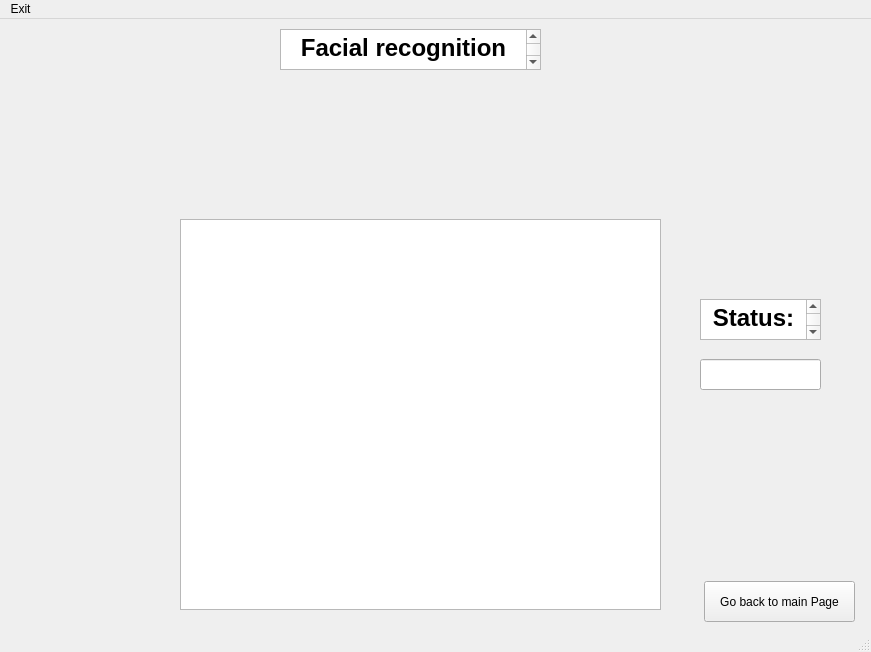
<?xml version="1.0" encoding="UTF-8"?>
<ui version="4.0">
 <class>MainWindow</class>
 <widget class="QMainWindow" name="MainWindow">
  <property name="geometry">
   <rect>
    <x>0</x>
    <y>0</y>
    <width>871</width>
    <height>652</height>
   </rect>
  </property>
  <property name="windowTitle">
   <string>MainWindow</string>
  </property>
  <widget class="QWidget" name="centralwidget">
   <widget class="QTextEdit" name="textEdit">
    <property name="geometry">
     <rect>
      <x>280</x>
      <y>10</y>
      <width>261</width>
      <height>41</height>
     </rect>
    </property>
    <property name="html">
     <string>&lt;!DOCTYPE HTML PUBLIC &quot;-//W3C//DTD HTML 4.0//EN&quot; &quot;http://www.w3.org/TR/REC-html40/strict.dtd&quot;&gt;
&lt;html&gt;&lt;head&gt;&lt;meta name=&quot;qrichtext&quot; content=&quot;1&quot; /&gt;&lt;style type=&quot;text/css&quot;&gt;
p, li { white-space: pre-wrap; }
&lt;/style&gt;&lt;/head&gt;&lt;body style=&quot; font-family:'MS Shell Dlg 2'; font-size:8.25pt; font-weight:400; font-style:normal;&quot;&gt;
&lt;p align=&quot;center&quot; style=&quot; margin-top:0px; margin-bottom:0px; margin-left:0px; margin-right:0px; -qt-block-indent:0; text-indent:0px;&quot;&gt;&lt;span style=&quot; font-size:18pt; font-weight:600;&quot;&gt;Facial recognition&lt;/span&gt;&lt;/p&gt;
&lt;p align=&quot;center&quot; style=&quot;-qt-paragraph-type:empty; margin-top:0px; margin-bottom:0px; margin-left:0px; margin-right:0px; -qt-block-indent:0; text-indent:0px; font-size:18pt; font-weight:600;&quot;&gt;&lt;br /&gt;&lt;/p&gt;&lt;/body&gt;&lt;/html&gt;</string>
    </property>
   </widget>
   <widget class="QLabel" name="label">
    <property name="geometry">
     <rect>
      <x>300</x>
      <y>50</y>
      <width>231</width>
      <height>171</height>
     </rect>
    </property>
    <property name="text">
     <string>&lt;html&gt;&lt;head/&gt;&lt;body&gt;&lt;p&gt;&lt;img src=&quot;:/newPrefix/Webp.net-resizeimage.jpg&quot;/&gt;&lt;/p&gt;&lt;/body&gt;&lt;/html&gt;</string>
    </property>
   </widget>
   <widget class="QPushButton" name="pushButton_2">
    <property name="geometry">
     <rect>
      <x>704</x>
      <y>562</y>
      <width>151</width>
      <height>41</height>
     </rect>
    </property>
    <property name="text">
     <string>Go back to main Page</string>
    </property>
   </widget>
   <widget class="QGraphicsView" name="graphicsView">
    <property name="geometry">
     <rect>
      <x>180</x>
      <y>200</y>
      <width>481</width>
      <height>391</height>
     </rect>
    </property>
   </widget>
   <widget class="QTextEdit" name="textEdit_2">
    <property name="geometry">
     <rect>
      <x>700</x>
      <y>280</y>
      <width>121</width>
      <height>41</height>
     </rect>
    </property>
    <property name="html">
     <string>&lt;!DOCTYPE HTML PUBLIC &quot;-//W3C//DTD HTML 4.0//EN&quot; &quot;http://www.w3.org/TR/REC-html40/strict.dtd&quot;&gt;
&lt;html&gt;&lt;head&gt;&lt;meta name=&quot;qrichtext&quot; content=&quot;1&quot; /&gt;&lt;style type=&quot;text/css&quot;&gt;
p, li { white-space: pre-wrap; }
&lt;/style&gt;&lt;/head&gt;&lt;body style=&quot; font-family:'MS Shell Dlg 2'; font-size:8.25pt; font-weight:400; font-style:normal;&quot;&gt;
&lt;p align=&quot;center&quot; style=&quot; margin-top:0px; margin-bottom:0px; margin-left:0px; margin-right:0px; -qt-block-indent:0; text-indent:0px;&quot;&gt;&lt;span style=&quot; font-size:18pt; font-weight:600;&quot;&gt;Status:&lt;/span&gt;&lt;/p&gt;
&lt;p align=&quot;center&quot; style=&quot;-qt-paragraph-type:empty; margin-top:0px; margin-bottom:0px; margin-left:0px; margin-right:0px; -qt-block-indent:0; text-indent:0px; font-size:18pt; font-weight:600;&quot;&gt;&lt;br /&gt;&lt;/p&gt;&lt;/body&gt;&lt;/html&gt;</string>
    </property>
   </widget>
   <widget class="QLineEdit" name="lineEdit">
    <property name="geometry">
     <rect>
      <x>700</x>
      <y>340</y>
      <width>121</width>
      <height>31</height>
     </rect>
    </property>
   </widget>
  </widget>
  <widget class="QMenuBar" name="menubar">
   <property name="geometry">
    <rect>
     <x>0</x>
     <y>0</y>
     <width>871</width>
     <height>21</height>
    </rect>
   </property>
   <widget class="QMenu" name="menuExit">
    <property name="title">
     <string>Exit</string>
    </property>
   </widget>
   <addaction name="menuExit"/>
  </widget>
  <widget class="QStatusBar" name="statusbar"/>
 </widget>
 <resources>
  <include location="rochePic.qrc"/>
 </resources>
 <connections/>
</ui>
